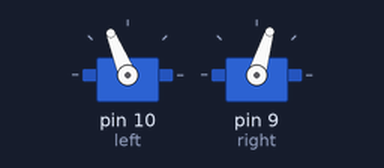
Recording of a sketch running on a simulated Arduino Uno, built with avr-gcc and run on an emulated ATmega328P. On the bench: 2 × servo.

Above: at 0.05 s.
Timing chart, 0 to 4.6 s (numbered marks = the images above):
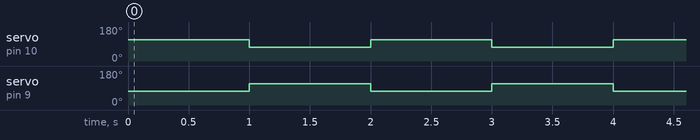

The sketch:

User_Program3_2.ino
```cpp
/*Software 1073 Arduino BoeBots
User Program
Method stubs are pre-made. add your own code to complete the challenge!

Program Task: drive the robot forward, and then backward, for two different time intervals
Feel free to view the example program within the same folder if you need help!
*/
#include <Servo.h>

int time = 1000;
int stahp = 1500;
int forward = 1700;
int forwar = 1300;
int reverse = 1300;
int revers = 1700;
int button = 7;

Servo left;
Servo right;

void setup(){}

void loop(){
  left.attach(10);
  right.attach(9);
  left.writeMicroseconds(forward);
  right.writeMicroseconds(forwar);
  delay(1000);
  left.writeMicroseconds(reverse);
  right.writeMicroseconds(revers);
  delay(1000);

}
```

Measured:
- by itself, servo on pin 10 (left), servo on pin 9 (right): alternates 112° for 1.0 s and 73° for 1.0 s
